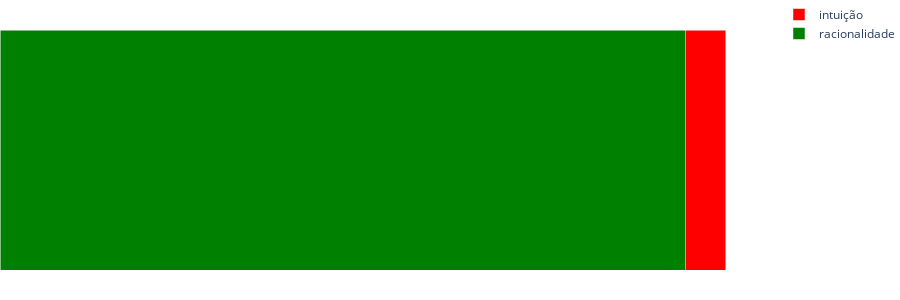

The notebook cell this image was saved under:
### Code cell
plot_approaches(sentences, approaches)

### Figure 1 — Plotly figure (JSON) as saved in the notebook; plotly's stock layout.template omitted (floating-point values rounded to 4 significant figures)
{"data": [{"hovertemplate": "racionalidade: %{x:.1f}%<extra></extra>", "marker": {"color": "green"}, "name": "racionalidade", "orientation": "h", "type": "bar", "x": [94.41]}, {"hovertemplate": "intuição: %{x:.1f}%<extra></extra>", "marker": {"color": "red"}, "name": "intuição", "orientation": "h", "type": "bar", "x": [5.594]}], "layout": {"barmode": "stack", "height": 300, "margin": {"b": 0, "l": 0, "pad": 0, "r": 0, "t": 0}, "title": {}, "xaxis": {"showgrid": false, "visible": false, "zeroline": false}, "yaxis": {"showgrid": false, "visible": false, "zeroline": false}}}
